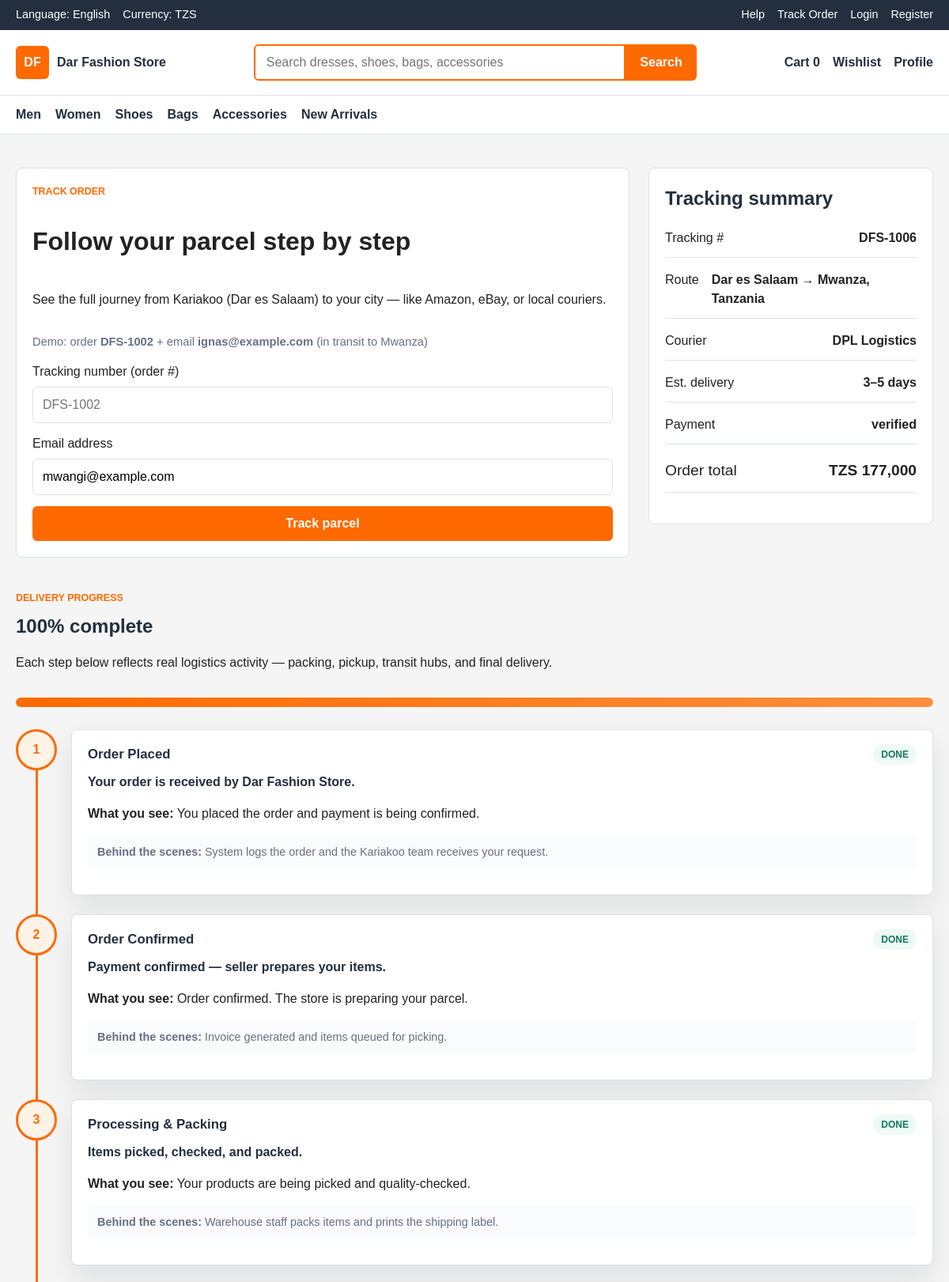
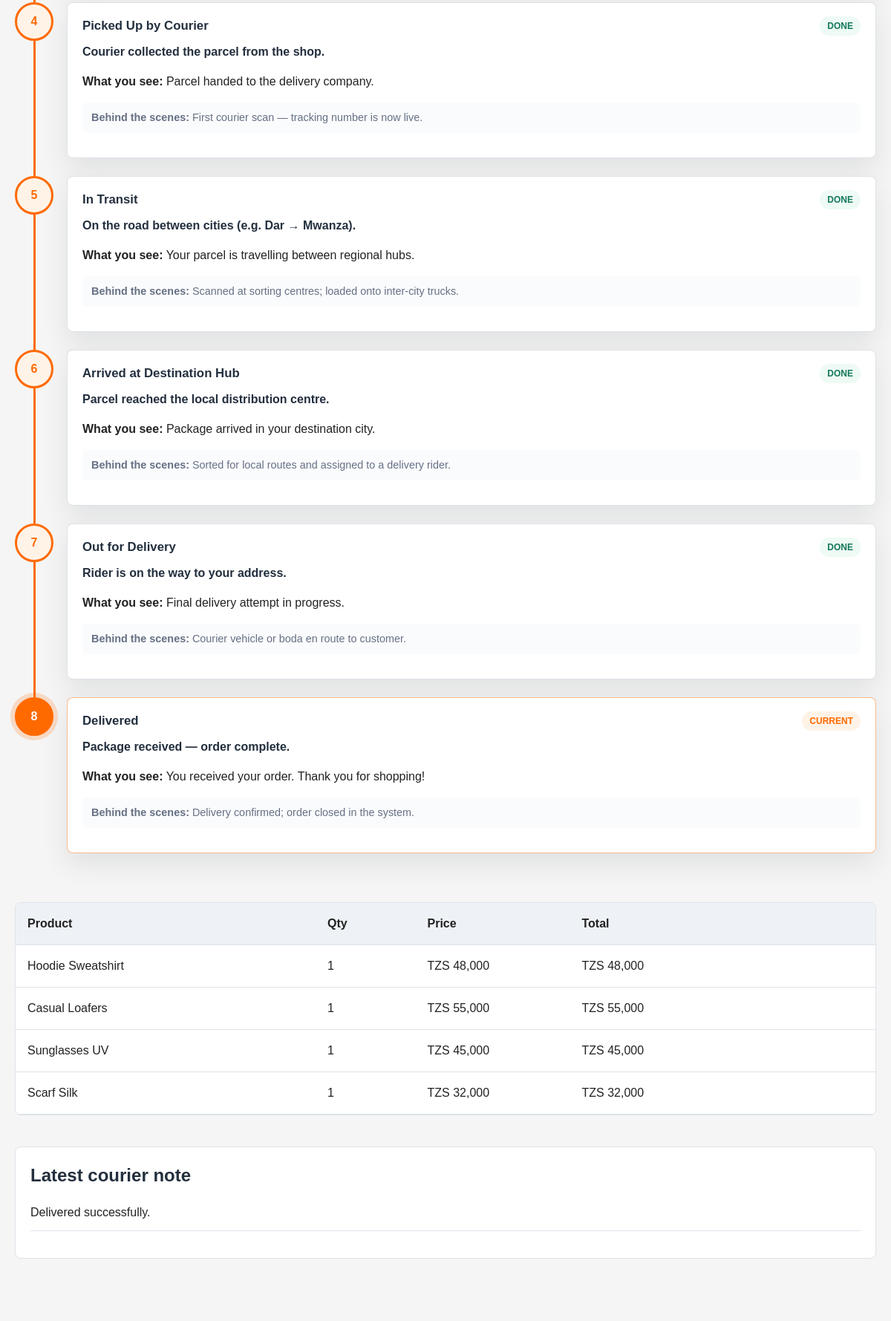
Screenshot of /track-order.php?email=mwangi@example.com (upper part) with the database file from the repository (2 pictures, top to bottom).
### tables this page shows
CREATE TABLE orders (
    id INT UNSIGNED AUTO_INCREMENT PRIMARY KEY,
    order_number VARCHAR(40) NOT NULL UNIQUE,
    user_id INT UNSIGNED,
    customer_name VARCHAR(120) NOT NULL,
    customer_email VARCHAR(160) NOT NULL,
    customer_phone VARCHAR(30) NOT NULL,
    shipping_address TEXT NOT NULL,
    subtotal DECIMAL(10,2) NOT NULL DEFAULT 0.00,
    delivery_fee DECIMAL(10,2) NOT NULL DEFAULT 0.00,
    total DECIMAL(10,2) NOT NULL,
    status ENUM('pending', 'confirmed', 'processing', 'shipped', 'in_transit', 'out_for_delivery', 'delivered', 'cancelled') NOT NULL DEFAULT 'pending',
    delivery_company VARCHAR(120),
    delivery_notes TEXT,
    estimated_delivery_days INT UNSIGNED NOT NULL DEFAULT 1,
    created_at TIMESTAMP NOT NULL DEFAULT CURRENT_TIMESTAMP,
    updated_at TIMESTAMP NOT NULL DEFAULT CURRENT_TIMESTAMP ON UPDATE CURRENT_TIMESTAMP,
    CONSTRAINT fk_orders_user
        FOREIGN KEY (user_id) REFERENCES users(id)
        ON UPDATE CASCADE
        ON DELETE SET NULL,
    INDEX idx_orders_user (user_id),
    INDEX idx_orders_status (status),
    INDEX idx_orders_created_at (created_at)
);

CREATE TABLE payments (
    id INT UNSIGNED AUTO_INCREMENT PRIMARY KEY,
    order_id INT UNSIGNED NOT NULL,
    method ENUM('mobile_money', 'card_demo', 'cash_on_delivery') NOT NULL,
    amount DECIMAL(10,2) NOT NULL,
    payment_status ENUM('pending', 'verified', 'failed', 'refunded') NOT NULL DEFAULT 'pending',
    transaction_ref VARCHAR(120),
    provider_response TEXT,
    paid_at TIMESTAMP NULL,
    created_at TIMESTAMP NOT NULL DEFAULT CURRENT_TIMESTAMP,
    CONSTRAINT fk_payments_order
        FOREIGN KEY (order_id) REFERENCES orders(id)
        ON UPDATE CASCADE
        ON DELETE CASCADE,
    INDEX idx_payments_order (order_id),
    INDEX idx_payments_status (payment_status)
);

CREATE TABLE order_items (
    id INT UNSIGNED AUTO_INCREMENT PRIMARY KEY,
    order_id INT UNSIGNED NOT NULL,
    product_id INT UNSIGNED,
    product_name VARCHAR(180) NOT NULL,
    quantity INT UNSIGNED NOT NULL,
    price DECIMAL(10,2) NOT NULL,
    line_total DECIMAL(10,2) NOT NULL,
    created_at TIMESTAMP NOT NULL DEFAULT CURRENT_TIMESTAMP,
    CONSTRAINT fk_order_items_order
        FOREIGN KEY (order_id) REFERENCES orders(id)
        ON UPDATE CASCADE
        ON DELETE CASCADE,
    CONSTRAINT fk_order_items_product
        FOREIGN KEY (product_id) REFERENCES products(id)
        ON UPDATE CASCADE
        ON DELETE SET NULL,
    INDEX idx_order_items_order (order_id),
    INDEX idx_order_items_product (product_id)
);

### app/models/OrderTracking.php (called while the page is built, shortened)
<?php
class OrderTracking {
    private $conn;
    public function __construct($db) {
        $this->conn = $db;
    }
    public function tableExists() {
        try {
            $this->conn->query("SELECT 1 FROM order_tracking_events LIMIT 1");
            return true;
        } catch (Throwable $e) {
            return false;
        }
    }
    public function getEvents($orderId) {
        if (!$this->tableExists()) {
            return [];
        }
        $stmt = $this->conn->prepare("
            SELECT * FROM order_tracking_events
            WHERE order_id = ?
            ORDER BY event_at ASC, id ASC
        ");
        $stmt->execute([$orderId]);
        return $stmt->fetchAll(PDO::FETCH_ASSOC);
    }
    public function buildTimeline(array $order) {
        $steps = self::journeySteps();
        $events = $this->getEvents((int) $order['id']);
        $eventsByCode = [];
        $status = $order['status'] ?? 'pending';
        $maxComplete = $this->maxCompletedStepIndex($status, $eventsByCode);
        $timeline = [];
        foreach ($steps as $step) {
            $index = $this->stepLogicalIndex($step['code']);
            $event = $eventsByCode[$step['code']] ?? null;
            if ($index < $maxComplete) {
                $state = 'done';
            } elseif ($index === $maxComplete) {
                $state = 'current';
            } else {
                $state = 'upcoming';
            }
            $timeline[] = [
                'step' => $step,
                'event' => $event,
                'state' => $state,
            ];
        }
        $progress = $status === 'delivered'
            ? 100
            : (int) round(($maxComplete / max(count($steps) - 1, 1)) * 100);
        return [
            'steps' => $timeline,
            'progress' => min(100, max($progress, 5)),
            'cancelled' => false,
            'events' => $events,
        ];
    }
    private function stepLogicalIndex($code) {
        $indices = [
            'pending' => 0,
            'confirmed' => 1,
            'processing' => 2,
            'picked_up' => 3,
            'in_transit' => 4,
            'arrived_at_hub' => 5,
            'out_for_delivery' => 6,
            'delivered' => 7,
        ];
        return $indices[$code] ?? 0;
    }
    private function maxCompletedStepIndex($status, array $eventsByCode) {
        $map = [
            'pending' => 0,
            'confirmed' => 1,
            'processing' => 2,
            'shipped' => 3,
            'in_transit' => 4,
            'out_for_delivery' => 6,
            'delivered' => 7,
        ];
        $index = $map[$status] ?? 0;
        return $index;
    }
}

### public/track-order.php (the view, shortened to what this page needs)
<?php
require_once __DIR__ . '/../app/models/OrderTracking.php';
include __DIR__ . '/../app/includes/header.php';
$database = new Database();
$conn = $database->connect();
$orderNumber = strtoupper(trim($_GET['order_number'] ?? ''));
$email = trim($_GET['email'] ?? '');
$order = null;
$items = [];
$payment = null;
$timeline = ['steps' => [], 'progress' => 0, 'cancelled' => false, 'events' => []];
if (($orderNumber !== '' || $email !== '') && $conn) {
    $sql = "SELECT * FROM orders WHERE 1=1";
    $params = [];
    if ($email !== '') {
        $sql .= " AND customer_email = ?";
        $params[] = $email;
    }
    $sql .= " ORDER BY created_at DESC LIMIT 1";
    $stmt = $conn->prepare($sql);
    $stmt->execute($params);
    $order = $stmt->fetch(PDO::FETCH_ASSOC);
    if ($order) {
        $stmt = $conn->prepare("SELECT * FROM order_items WHERE order_id = ?");
        $stmt->execute([$order['id']]);
        $items = $stmt->fetchAll(PDO::FETCH_ASSOC);
        $stmt = $conn->prepare("SELECT * FROM payments WHERE order_id = ? LIMIT 1");
        $stmt->execute([$order['id']]);
        $payment = $stmt->fetch(PDO::FETCH_ASSOC);
        $tracking = new OrderTracking($conn);
        $timeline = $tracking->buildTimeline($order);
    } else {
        $error = 'No order found. Check the order number and email address.';
    }
}
$etaDays = $order ? (int) ($order['estimated_delivery_days'] ?? 3) : 3;
$etaLabel = $etaDays <= 1 ? '1 day' : ($etaDays . '–' . ($etaDays + 2) . ' days');
?>
<main class="section">
    <div class="container checkout-layout">
        <form class="checkout-form" method="get">
            <p class="section-kicker">Track order</p>
            <h1>Follow your parcel step by step</h1>
            <p>See the full journey from Kariakoo (Dar es Salaam) to your city — like Amazon, eBay, or local couriers.</p>
            <p class="form-hint">Demo: order <strong>DFS-1002</strong> + email <strong>ignas@example.com</strong> (in transit to Mwanza)</p>
            <label>Tracking number (order #)<input name="order_number" value="<?php echo htmlspecialchars($orderNumber); ?>" placeholder="DFS-1002"></label>
            <label>Email address<input type="email" name="email" value="<?php echo htmlspecialchars($email); ?>" placeholder="you@example.com"></label>
            <button class="button button--primary" type="submit">Track parcel</button>
        </form>
        <aside class="summary-panel">
            <h2>Tracking summary</h2>
            <?php if ($order): ?>
                <p><span>Tracking #</span><strong><?php echo htmlspecialchars($order['order_number']); ?></strong></p>
                <p><span>Route</span><strong>Dar es Salaam → <?php echo htmlspecialchars($order['shipping_address']); ?></strong></p>
                <p><span>Courier</span><strong><?php echo htmlspecialchars($order['delivery_company'] ?? 'Assigning courier…'); ?></strong></p>
                <p><span>Est. delivery</span><strong><?php echo htmlspecialchars($etaLabel); ?></strong></p>
                <p><span>Payment</span><strong><?php echo htmlspecialchars($payment['payment_status'] ?? 'pending'); ?></strong></p>
                <p class="summary-total"><span>Order total</span><strong>TZS <?php echo number_format((float) $order['total'], 0); ?></strong></p>
            <?php else: ?>
                <p>Enter your tracking number and email to see live progress.</p>
            <?php endif; ?>
        </aside>
    </div>
    <?php if ($order && !$timeline['cancelled']): ?>
        <section class="container section">
            <div class="tracking-hero">
                <div>
                    <p class="section-kicker">Delivery progress</p>
                    <h2><?php echo (int) $timeline['progress']; ?>% complete</h2>
                    <p>Each step below reflects real logistics activity — packing, pickup, transit hubs, and final delivery.</p>
                </div>
                <div class="tracking-progress-bar" aria-hidden="true">
                    <span style="width: <?php echo (int) $timeline['progress']; ?>%;"></span>
                </div>
            </div>
            <ol class="delivery-timeline">
                <?php foreach ($timeline['steps'] as $item):
                    $step = $item['step'];
                    $event = $item['event'];
                    $state = $item['state'];
                ?>
                    <li class="delivery-timeline__item delivery-timeline__item--<?php echo htmlspecialchars($state); ?>">
                        <div class="delivery-timeline__marker"><?php echo htmlspecialchars($step['icon']); ?></div>
                        <article class="delivery-timeline__card">
                            <div class="delivery-timeline__head">
                                <h3><?php echo htmlspecialchars($step['label']); ?></h3>
                                <span class="delivery-timeline__badge"><?php echo htmlspecialchars(ucfirst($state)); ?></span>
                            </div>
                            <p class="delivery-timeline__summary"><?php echo htmlspecialchars($step['summary']); ?></p>
                            <p><strong>What you see:</strong> <?php echo htmlspecialchars($event['description'] ?? $step['customer']); ?></p>
                            <p class="delivery-timeline__activity"><strong>Behind the scenes:</strong> <?php echo htmlspecialchars($event['activity_note'] ?? $step['activity']); ?></p>
                        </article>
                    </li>
                <?php endforeach; ?>
            </ol>
        </section>
        <section class="container cart-table">
            <div class="cart-row cart-row--head"><span>Product</span><span>Qty</span><span>Price</span><span>Total</span></div>
            <?php foreach ($items as $item): ?>
                <div class="cart-row">
                    <span><?php echo htmlspecialchars($item['product_name']); ?></span>
                    <span><?php echo (int) $item['quantity']; ?></span>
                    <span>TZS <?php echo number_format((float) $item['price'], 0); ?></span>
                    <span>TZS <?php echo number_format((float) $item['line_total'], 0); ?></span>
                </div>
            <?php endforeach; ?>
        </section>
        <?php if (!empty($order['delivery_notes'])): ?>
            <section class="container section">
                <div class="summary-panel">
                    <h2>Latest courier note</h2>
                    <p><?php echo htmlspecialchars($order['delivery_notes']); ?></p>
                </div>
            </section>
        <?php endif; ?>
    <?php elseif ($order && $timeline['cancelled']): ?>
        <section class="container section">
            <p class="alert alert--error">This order was cancelled.</p>
        </section>
    <?php endif; ?>
</main>
<?php include __DIR__ . '/../app/includes/footer.php'; ?>

### rows the page displays
orders: order_number "DFS-1006", shipping_address "Mwanza, Tanzania", delivery_company "DPL Logistics", estimated_delivery_days "3–5 days", total "177,000", delivery_notes "Delivered successfully."
payments: payment_status "verified"
order_items: product_name "Hoodie Sweatshirt", quantity "1", price "48,000", line_total "48,000"
order_items: product_name "Casual Loafers", quantity "1", price "55,000", line_total "55,000"
order_items: product_name "Sunglasses UV", quantity "1", price "45,000", line_total "45,000"
order_items: product_name "Scarf Silk", quantity "1", price "32,000", line_total "32,000"

### other values shown
$cartCount "0"
$timeline['progress'] "100"
$step['icon'] "1"
$step['label'] "Order Placed"
$state "DONE"
$step['summary'] "Your order is received by Dar Fashion Store."
$event['description'] "You placed the order and payment is being confirmed."
$event['activity_note'] "System logs the order and the Kariakoo team receives your request."
$step['icon'] "2"
$step['label'] "Order Confirmed"
$step['summary'] "Payment confirmed — seller prepares your items."
$event['description'] "Order confirmed. The store is preparing your parcel."
$event['activity_note'] "Invoice generated and items queued for picking."
$step['icon'] "3"
$step['label'] "Processing & Packing"
